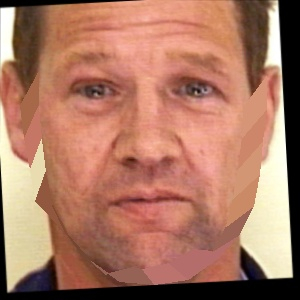
#> input picture test_pic_output/bbbbb.jpg, 300 x 300 px
$ python copy_polygon.py
#> lines starting #> are read from the running program, lines starting #| are printed output that depends on the picture; after the words box and inside, x2 and y2 are one past the last pixel; in counts of white or black regions, pixels touching at a corner belong together
import cv2
import numpy as np

# path to output images.  Used for debugging
out_path = "test_pic_output/"

def show_image(name, image):
	print("Press any key to continue")
	cv2.imshow(name, image)
	cv2.waitKey()
	#cv2.destroyAllWindows()


# load images
img1 = cv2.imread("test_pic_output/bbbbb.jpg")
#> img1 is the input picture: shape (300, 300, 3); mean B, G, R 99.6, 120.6, 172.5
img2 = cv2.imread("test_pic_output/aaaaa.jpg")
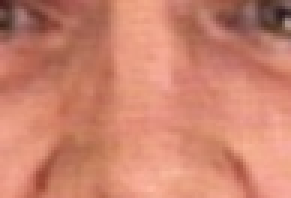
#> input picture test_pic_output/aaaaa.jpg, 97 x 66 px (shown 3 times larger)
#> img2 is the input picture: shape (66, 97, 3); mean B, G, R 109.8, 131.2, 204.2

# Create ROI
rows,cols =  img2.shape[:2]
#> rows = 66; cols = 97
roi = img1[0:rows, 0:cols]
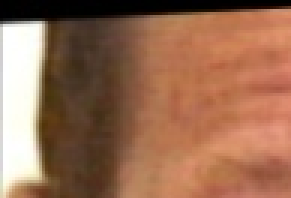
#> roi: shape (66, 97, 3) (shown 3 times larger); mean B, G, R 83.3, 108.7, 152.4

# Trim nose triangle
mask_pts = np.array([[48,0], [0, 65], [96, 65]])
mask = np.zeros(img2.shape[:2], np.uint8)
cv2.drawContours(mask, [mask_pts], -1, (255,255,255), -1, cv2.LINE_AA)
img2 = cv2.bitwise_and(img2, img2, mask=mask)
#show_image("img2", img2)

# Create mask of nose and create inverse mask
img2gray = cv2.cvtColor(img2, cv2.COLOR_BGR2GRAY)
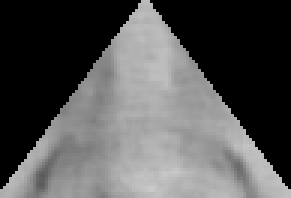
#> img2gray: shape (66, 97) (shown 3 times larger); min 0, max 202, mean 84.9
ret, mask = cv2.threshold(img2gray, 10, 255, cv2.THRESH_BINARY)
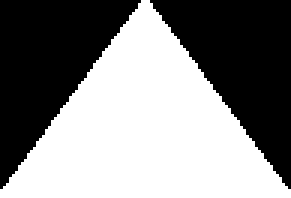
#> mask: shape (66, 97) (shown 3 times larger); 52.5% white; 2 black regions, box (x1, y1, x2, y2) and area: (0, 0, 47, 63) 1519, (50, 0, 97, 63) 1519
mask_inv = cv2.bitwise_not(mask)

# black-out area of nose in ROI
img1_bg = cv2.bitwise_and(roi, roi, mask=mask_inv)
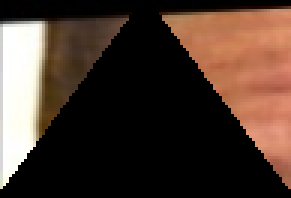
#> img1_bg: shape (66, 97, 3) (shown 3 times larger); mean B, G, R 46.3, 56.2, 74

# take only region of nose from nose image
img2_fg = cv2.bitwise_and(img2, img2, mask=mask)
show_image("img2_fg", img2_fg)

# put nose in roi and modify main image
dst = cv2.add(img1_bg, img2_fg)
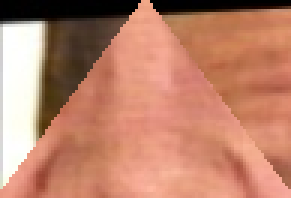
#> dst: shape (66, 97, 3) (shown 3 times larger); mean B, G, R 107.8, 130.6, 188.6
img1[0:rows, 0:cols] = dst
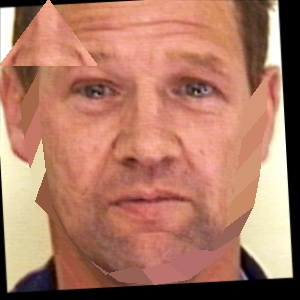
#> img1: shape (300, 300, 3); mean B, G, R 101.4, 122.2, 175.1


"""

# load two images
src1 = cv2.imread("test_pic_output/aaaaa.jpg")
src2 = cv2.imread("test_pic_output/bbbbb.jpg")

# create mask template
src1_mask = src1.copy()
src1_mask = cv2.cvtColor(src1_mask, cv2.COLOR_BGR2GRAY)
#show_image("mask", src1_mask)
src1_mask.fill(0)

# define polygon around region
poly = np.array([ [48,0], [0, 65], [96, 65] ], np.int32)

# fill polygon in mask
_ = cv2.fillPoly(src1_mask, [poly], 255)
#show_image("mask", src1_mask)

#ret, src1_mask = cv2.threshold(src1_mask, 10, 255, cv2.THRESH_BINARY)

# create region of interest
rows,cols =  src1.shape[:2]
roi = src2[20:rows+20, 20:cols+20]
mask = src1_mask[np.min(poly[:,1]):np.max(poly[:,1]),np.min(poly[:,0]):np.max(poly[:,0])]

mask_inv = cv2.bitwise_not(mask)
ret, mask_inv = cv2.threshold(mask_inv, 127, 255, cv2.THRESH_BINARY)
show_image("mask_inv", mask_inv)
img1_bg = cv2.bitwise_and(roi, roi, mask=mask_inv)
src1_cut = src1[np.min(poly[:,1]):np.max(poly[:,1]),np.min(poly[:,0]):np.max(poly[:,0])]

img2_fg = cv2.bitwise_and(src1_cut, src1_cut, mask=mask)

# put nose in ROI and modify the main image
dst = cv2.add(img1_bg, img2_fg)
src2_final = src2.copy()
src2_final[np.min(poly[:,1]):np.max(poly[:,1]),np.min(poly[:,0]):np.max(poly[:,0])] = dst

plt.imshow(cv2.cvtColor(src2_final, cv2.COLOR_BGR2RGB))
"""


"""

# make mask of nose triangle and trim out unnecessary face features
mask_pts = anb_pts - anb_pts.min(axis = 0)
mask = numpy.zeros(attacker_croped_nose_bridge.shape[:2], numpy.uint8)
cv2.drawContours(mask, [mask_pts], -1, (255,255,255), -1, cv2.LINE_AA)
attacker_croped_nose_bridge_mask = cv2.bitwise_and(attacker_croped_nose_bridge, attacker_croped_nose_bridge, mask=mask)
# still deciding if we need a white or black mask
bg = numpy.ones_like(attacker_croped_nose_bridge, numpy.uint8)*255
cv2.bitwise_not(bg, bg, mask=mask)
attacker_croped_nose_bridge_mask += bg
"""
